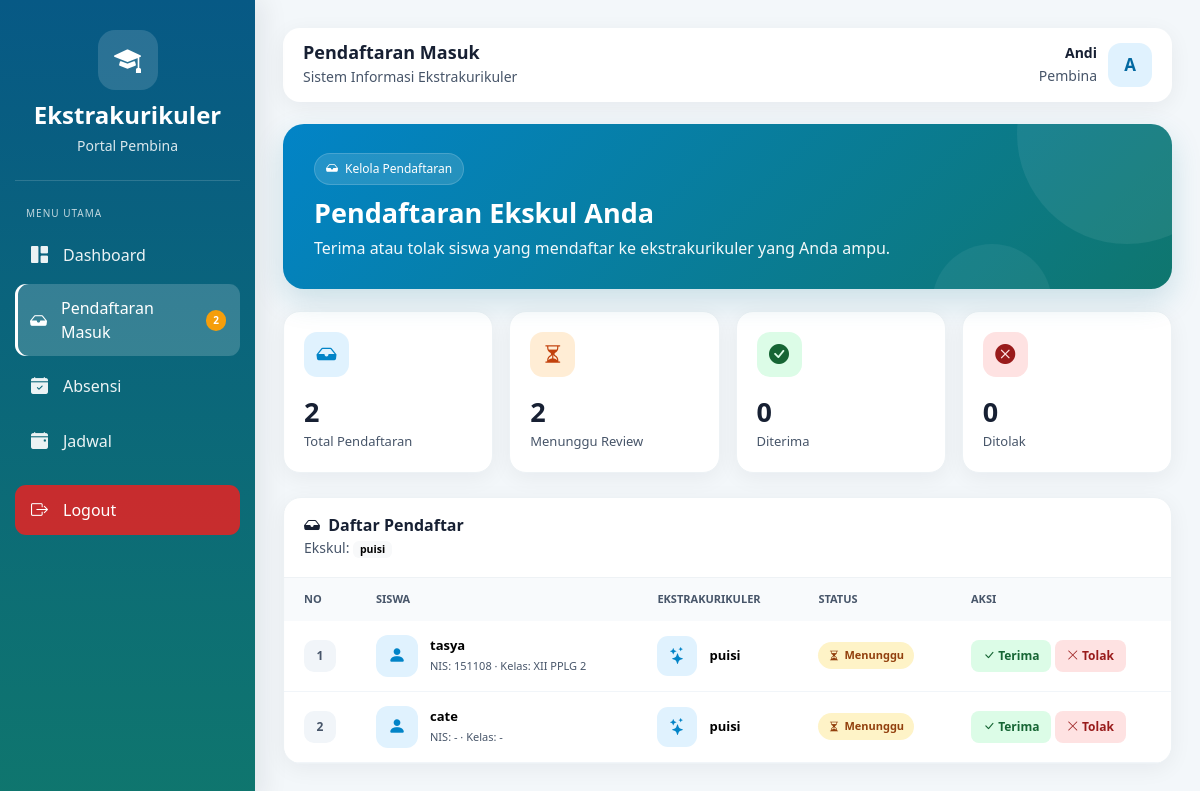
The page /pembina/dashboard_pembina.php?page=pendaftaran_masuk (signed in) on the database its author committed.
### tables this page shows
CREATE TABLE `ekstrakurikuler` (
  `id` int(11) NOT NULL,
  `nama_ekskul` varchar(100) NOT NULL,
  `deskripsi` text DEFAULT NULL,
  `pembina` varchar(100) DEFAULT NULL,
  `jadwal` varchar(100) DEFAULT NULL,
  `lokasi` varchar(100) DEFAULT NULL,
  `created_at` timestamp NOT NULL DEFAULT current_timestamp()
);

CREATE TABLE `pendaftaran` (
  `id` int(11) NOT NULL,
  `ekskul_id` int(11) NOT NULL,
  `tanggal_daftar` date NOT NULL,
  `status` enum('menunggu','diterima','ditolak') DEFAULT 'menunggu',
  `siswa_id` int(11) NOT NULL
);

CREATE TABLE `siswa` (
  `id` int(11) NOT NULL,
  `nama_siswa` varchar(100) NOT NULL,
  `username` varchar(50) NOT NULL,
  `password` varchar(255) NOT NULL,
  `user_id` int(11) NOT NULL,
  `nis` varchar(30) DEFAULT NULL,
  `kelas` varchar(50) DEFAULT NULL,
  `jenis_kelamin` varchar(20) DEFAULT NULL,
  `alamat` text DEFAULT NULL
);

### pembina/dashboard_pembina.php (the view, shortened to what this page needs)
<?php
require_once __DIR__ . "/../config/config.php";
$userId = (int) $_SESSION['id'];
$namaPembina = $_SESSION['nama'] ?? "Pembina";
$inisial = strtoupper(substr(trim($namaPembina), 0, 1));
$page = $_GET['page'] ?? 'dashboard';
$listEkskulPembina = [];
$stmtCek = mysqli_prepare($conn,
    "SELECT e.id, e.nama_ekskul
     FROM ekstrakurikuler e
     INNER JOIN pembina_ekskul pe ON pe.ekskul_id = e.id
     WHERE pe.user_id = ?
     ORDER BY e.nama_ekskul ASC");
if ($stmtCek) {
    mysqli_stmt_bind_param($stmtCek, "i", $userId);
    mysqli_stmt_execute($stmtCek);
    $resCek = mysqli_stmt_get_result($stmtCek);
    while ($r = mysqli_fetch_assoc($resCek)) {
        $listEkskulPembina[] = $r;
    }
}
$ekskulIds = array_map('intval', array_column($listEkskulPembina, 'id'));
$listPendaftaran = [];
$totalMasuk = 0;
$totalMenunggu = 0;
$totalDiterima = 0;
$totalDitolak = 0;
if ($page === 'pendaftaran_masuk' && count($ekskulIds) > 0) {
    $placeholders = implode(",", array_fill(0, count($ekskulIds), "?"));
    $types = str_repeat("i", count($ekskulIds));
    $stmtList = mysqli_prepare($conn,
        "SELECT p.id, p.siswa_id, p.status, p.ekskul_id,
                s.nama_siswa, s.nis, s.kelas,
                e.nama_ekskul
         FROM pendaftaran p
         INNER JOIN siswa s ON p.siswa_id = s.id
         INNER JOIN ekstrakurikuler e ON p.ekskul_id = e.id
         WHERE p.ekskul_id IN ($placeholders)
         ORDER BY FIELD(p.status, 'menunggu', 'diterima', 'ditolak'), p.id DESC");
    if ($stmtList) {
        mysqli_stmt_bind_param($stmtList, $types, ...$ekskulIds);
        mysqli_stmt_execute($stmtList);
        $resList = mysqli_stmt_get_result($stmtList);
        while ($r = mysqli_fetch_assoc($resList)) {
            $listPendaftaran[] = $r;
        }
    }
    $totalMasuk = count($listPendaftaran);
    foreach ($listPendaftaran as $p) {
        $st = strtolower($p['status']);
        if ($st === 'menunggu') $totalMenunggu++;
        elseif ($st === 'diterima') $totalDiterima++;
        elseif ($st === 'ditolak') $totalDitolak++;
    }
}
$totalMenungguDash = 0;
if (count($ekskulIds) > 0) {
    $stmtM = mysqli_prepare($conn,
        "SELECT COUNT(*) AS total
         FROM pendaftaran
         WHERE ekskul_id IN (" . implode(",", array_fill(0, count($ekskulIds), "?")) . ")
           AND status = 'menunggu'");
    if ($stmtM) {
        mysqli_stmt_bind_param($stmtM, str_repeat("i", count($ekskulIds)), ...$ekskulIds);
        mysqli_stmt_execute($stmtM);
        $resM = mysqli_stmt_get_result($stmtM);
        $dm = mysqli_fetch_assoc($resM);
        $totalMenungguDash = (int)($dm['total'] ?? 0);
    }
}
?>
<!DOCTYPE html>
<html lang="id">
<head>
<link rel="preload" href="https://cdn.jsdelivr.net/npm/bootstrap@5.3.3/dist/css/bootstrap.min.css" as="style" onload="this.onload=null;this.rel='stylesheet'">
<link rel="preload" href="https://cdn.jsdelivr.net/npm/bootstrap-icons@1.11.3/font/bootstrap-icons.min.css" as="style" onload="this.onload=null;this.rel='stylesheet'">
</head>
<body>
<nav class="sidebar" aria-label="Menu utama">
    <div class="brand">
        <div class="brand-icon" aria-hidden="true"><i class="bi bi-mortarboard-fill"></i></div>
        <h4>Ekstrakurikuler</h4>
        <small>Portal Pembina</small>
    </div>
    <div class="menu-title">Menu Utama</div>
    <a href="dashboard_pembina.php"
       class="<?= $page === 'dashboard' ? 'active' : ''; ?>">
        <i class="bi bi-grid-1x2-fill" aria-hidden="true"></i>
        <span>Dashboard</span>
    </a>
    <a href="dashboard_pembina.php?page=pendaftaran_masuk"
       class="<?= $page === 'pendaftaran_masuk' ? 'active' : ''; ?>">
        <i class="bi bi-inbox-fill" aria-hidden="true"></i>
        <span>Pendaftaran Masuk</span>
        <?php if ($totalMenungguDash > 0): ?>
            <span class="badge-menunggu"><?= $totalMenungguDash; ?></span>
        <?php endif; ?>
    </a>
    <a href="absensi_pembina.php">
        <i class="bi bi-calendar-check-fill" aria-hidden="true"></i>
        <span>Absensi</span>
    </a>
    <a href="jadwal_pembina.php">
        <i class="bi bi-calendar-event-fill" aria-hidden="true"></i>
        <span>Jadwal</span>
    </a>
    <div class="logout">
        <a href="../logout.php">
            <i class="bi bi-box-arrow-right" aria-hidden="true"></i>
            <span>Logout</span>
        </a>
    </div>
</nav>
<main class="content" id="konten-utama">
    <header class="topbar">
        <div class="topbar-title">
            <h1 class="h5">
                <?= $page === 'pendaftaran_masuk' ? 'Pendaftaran Masuk' : 'Dashboard Pembina'; ?>
            </h1>
            <small>Sistem Informasi Ekstrakurikuler</small>
        </div>
        <div class="admin-area">
            <div class="admin-info">
                <strong><?= htmlspecialchars($namaPembina); ?></strong>
                <small>Pembina</small>
            </div>
            <div class="admin-avatar" aria-hidden="true"><?= htmlspecialchars($inisial); ?></div>
        </div>
    </header>
<?php if ($page === 'pendaftaran_masuk'): ?>
    <section class="welcome">
        <div class="welcome-content">
            <div class="welcome-badge">
                <i class="bi bi-inbox-fill" aria-hidden="true"></i>
                Kelola Pendaftaran
            </div>
            <h2>Pendaftaran Ekskul Anda</h2>
            <p>
                Terima atau tolak siswa yang mendaftar ke ekstrakurikuler yang Anda ampu.
            </p>
        </div>
    </section>
    <section class="row g-3 mb-4" aria-label="Statistik pendaftaran">
        <div class="col-xl col-md-6">
            <div class="stat-card">
                <div class="stat-top">
                    <div class="stat-icon icon-blue" aria-hidden="true"><i class="bi bi-inbox-fill"></i></div>
                </div>
                <div class="stat-number"><?= $totalMasuk; ?></div>
                <div class="stat-label">Total Pendaftaran</div>
            </div>
        </div>
        <div class="col-xl col-md-6">
            <div class="stat-card">
                <div class="stat-top">
                    <div class="stat-icon icon-orange" aria-hidden="true"><i class="bi bi-hourglass-split"></i></div>
                </div>
                <div class="stat-number"><?= $totalMenunggu; ?></div>
                <div class="stat-label">Menunggu Review</div>
            </div>
        </div>
        <div class="col-xl col-md-6">
            <div class="stat-card">
                <div class="stat-top">
                    <div class="stat-icon icon-green" aria-hidden="true"><i class="bi bi-check-circle-fill"></i></div>
                </div>
                <div class="stat-number"><?= $totalDiterima; ?></div>
                <div class="stat-label">Diterima</div>
            </div>
        </div>
        <div class="col-xl col-md-6">
            <div class="stat-card">
                <div class="stat-top">
                    <div class="stat-icon icon-red" aria-hidden="true"><i class="bi bi-x-circle-fill"></i></div>
                </div>
                <div class="stat-number"><?= $totalDitolak; ?></div>
                <div class="stat-label">Ditolak</div>
            </div>
        </div>
    </section>
    <section class="section-card">
        <div class="section-header">
            <div>
                <h2><i class="bi bi-inbox-fill me-1" aria-hidden="true"></i> Daftar Pendaftar</h2>
                <small>
                    <?php if (count($listEkskulPembina) > 0): ?>
                        Ekskul:
                        <?php foreach ($listEkskulPembina as $e): ?>
                            <span class="badge text-bg-light"><?= htmlspecialchars($e['nama_ekskul']); ?></span>
                        <?php endforeach; ?>
                    <?php else: ?>
                        Anda belum ditugaskan ke ekskul mana pun.
                    <?php endif; ?>
                </small>
            </div>
        </div>
        <?php if (count($listPendaftaran) > 0): ?>
        <div class="table-responsive">
            <table class="table">
                <thead>
                    <tr>
                        <th width="60">No</th>
                        <th>Siswa</th>
                        <th>Ekstrakurikuler</th>
                        <th>Status</th>
                        <th width="220">Aksi</th>
                    </tr>
                </thead>
                <tbody>
                <?php $no = 1; foreach ($listPendaftaran as $row): ?>
                    <?php
                    $st = strtolower($row['status']);
                    if ($st === 'diterima') { $cls = 'status-diterima'; $icon = 'bi-check-circle-fill'; }
                    elseif ($st === 'ditolak') { $cls = 'status-ditolak'; $icon = 'bi-x-circle-fill'; }
                    else { $cls = 'status-menunggu'; $icon = 'bi-hourglass-split'; }
                    ?>
                    <tr>
                        <td><div class="number-box"><?= $no++; ?></div></td>
                        <td>
                            <div class="student-box">
                                <div class="student-avatar" aria-hidden="true"><i class="bi bi-person-fill"></i></div>
                                <div class="student-info">
                                    <strong><?= htmlspecialchars($row['nama_siswa']); ?></strong>
                                    <small>
                                        NIS: <?= htmlspecialchars($row['nis'] ?? '-'); ?>
                                        · Kelas: <?= htmlspecialchars($row['kelas'] ?? '-'); ?>
                                    </small>
                                </div>
                            </div>
                        </td>
                        <td>
                            <div class="ekskul-box">
                                <div class="ekskul-icon" aria-hidden="true"><i class="bi bi-stars"></i></div>
                                <div class="ekskul-name"><?= htmlspecialchars($row['nama_ekskul']); ?></div>
                            </div>
                        </td>
                        <td>
                            <span class="status-badge <?= $cls; ?>">
                                <i class="bi <?= $icon; ?>" aria-hidden="true"></i>
                                <?= ucfirst(htmlspecialchars($row['status'])); ?>
                            </span>
                        </td>
                        <td>
                            <?php if ($st === 'menunggu'): ?>
                                <form method="POST" action="dashboard_pembina.php?page=pendaftaran_masuk"
                                      style="display:inline;"
                                      onsubmit="return confirm('Terima siswa ini?');">
                                    <button type="submit" class="btn-terima">
                                        <i class="bi bi-check-lg" aria-hidden="true"></i> Terima
                                    </button>
                                </form>
                                <form method="POST" action="dashboard_pembina.php?page=pendaftaran_masuk"
                                      style="display:inline;"
                                      onsubmit="return confirm('Tolak siswa ini?');">
                                    <button type="submit" class="btn-tolak">
                                        <i class="bi bi-x-lg" aria-hidden="true"></i> Tolak
                                    </button>
                                </form>
                            <?php else: ?>
                                <span class="text-muted small">Sudah diproses</span>
                            <?php endif; ?>
                        </td>
                    </tr>
                <?php endforeach; ?>
                </tbody>
            </table>
        </div>
        <?php endif; ?>
    </section>
<?php endif; ?>
</main>
</body>
</html>

### rows shown on the page
ekstrakurikuler: nama_ekskul "puisi"
pendaftaran: siswa.nama_siswa "tasya", siswa.nis "151108", siswa.kelas "XII PPLG 2", ekskul.nama_ekskul "puisi", status "Menunggu"
pendaftaran: siswa.nama_siswa "cate", siswa.nis "-", siswa.kelas "-", ekskul.nama_ekskul "puisi", status "Menunggu"

### other values the page prints
$totalMenungguDash "2"
$namaPembina "Andi"
$inisial "A"
$totalMasuk "2"
$totalMenunggu "2"
$totalDiterima "0"
$totalDitolak "0"
